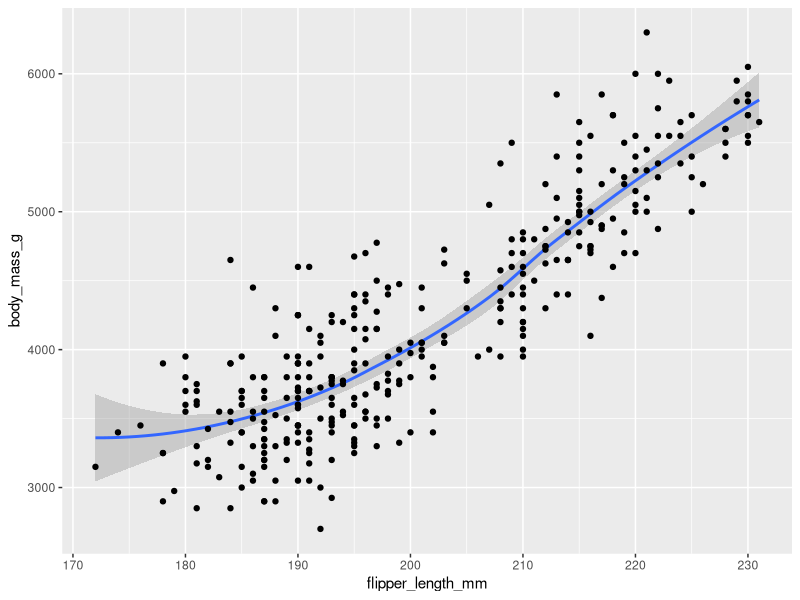
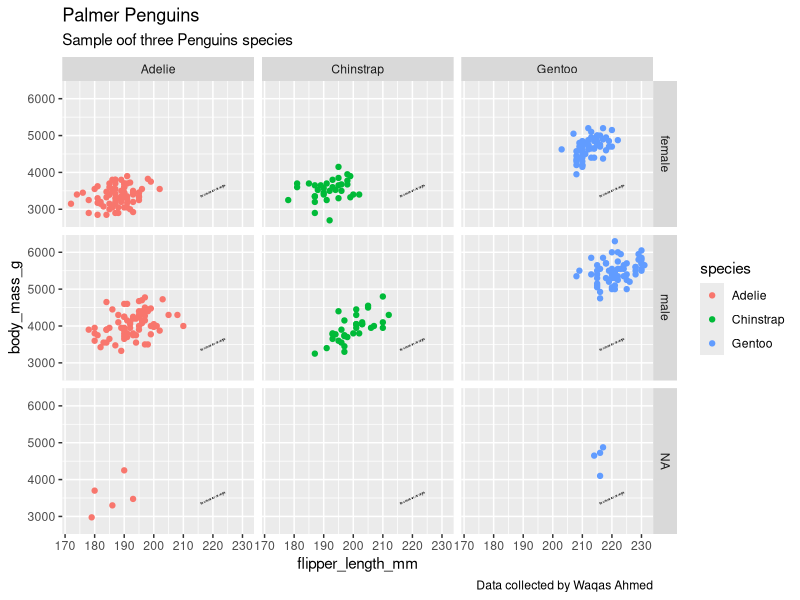
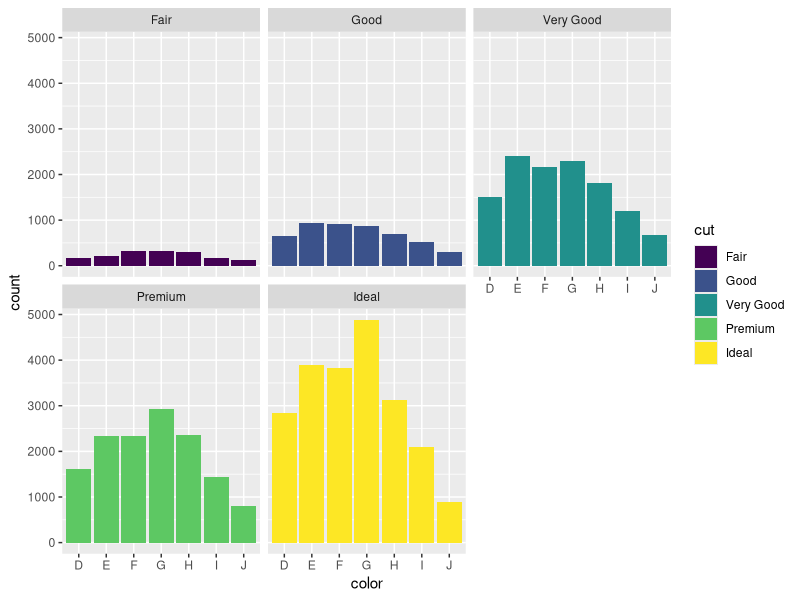
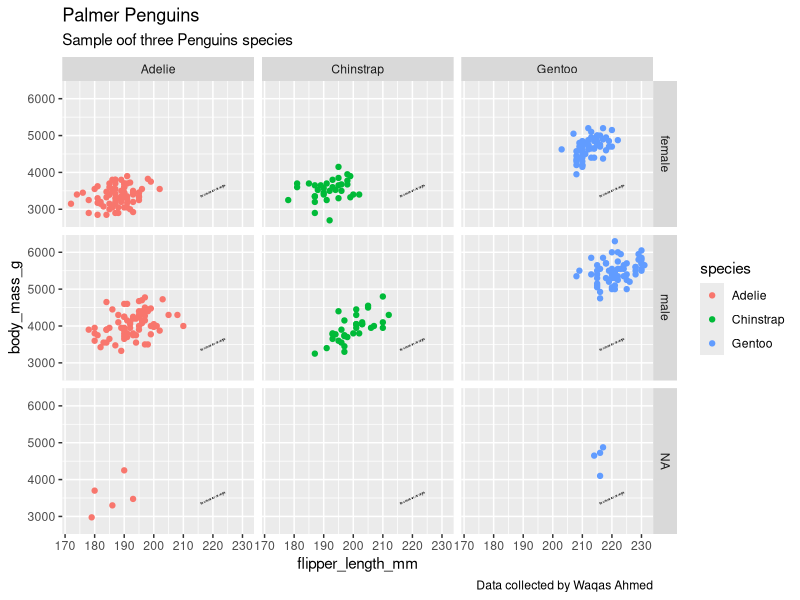

Write the R code that produced these figures, in order.
# getting started with ggplot2
library(ggplot2)
library(palmerpenguins)

# coding for ggplot2
ggplot(data=penguins) + geom_smooth(mapping=aes(x = flipper_length_mm, y = body_mass_g)) + 
  geom_point(mapping=aes(x = flipper_length_mm, y = body_mass_g))

# adding title and annotation
ggplot(data=penguins) + 
  geom_point(mapping=aes(x = flipper_length_mm, y = body_mass_g, color = species)) +
  facet_grid(sex~species) + labs(title = "Palmer Penguins", subtitle = "Sample oof three Penguins species",caption = "Data collected by Waqas Ahmed") +
  annotate("text", x=220, y=3500, label = "The Gentoos are the largest", fontface = "bold", size = .5, angle = 25)

#saving the plot
ggsave("Penguins.png")

# Load required packages
library(ggplot2)

# Access the diamonds dataset from ggplot2
data(diamonds)
View(diamonds)

# Now you can work with the diamonds dataset
ggplot(data=diamonds) +
  geom_bar(mapping=aes(x=color, fill = cut)) +
  facet_wrap(~cut)


